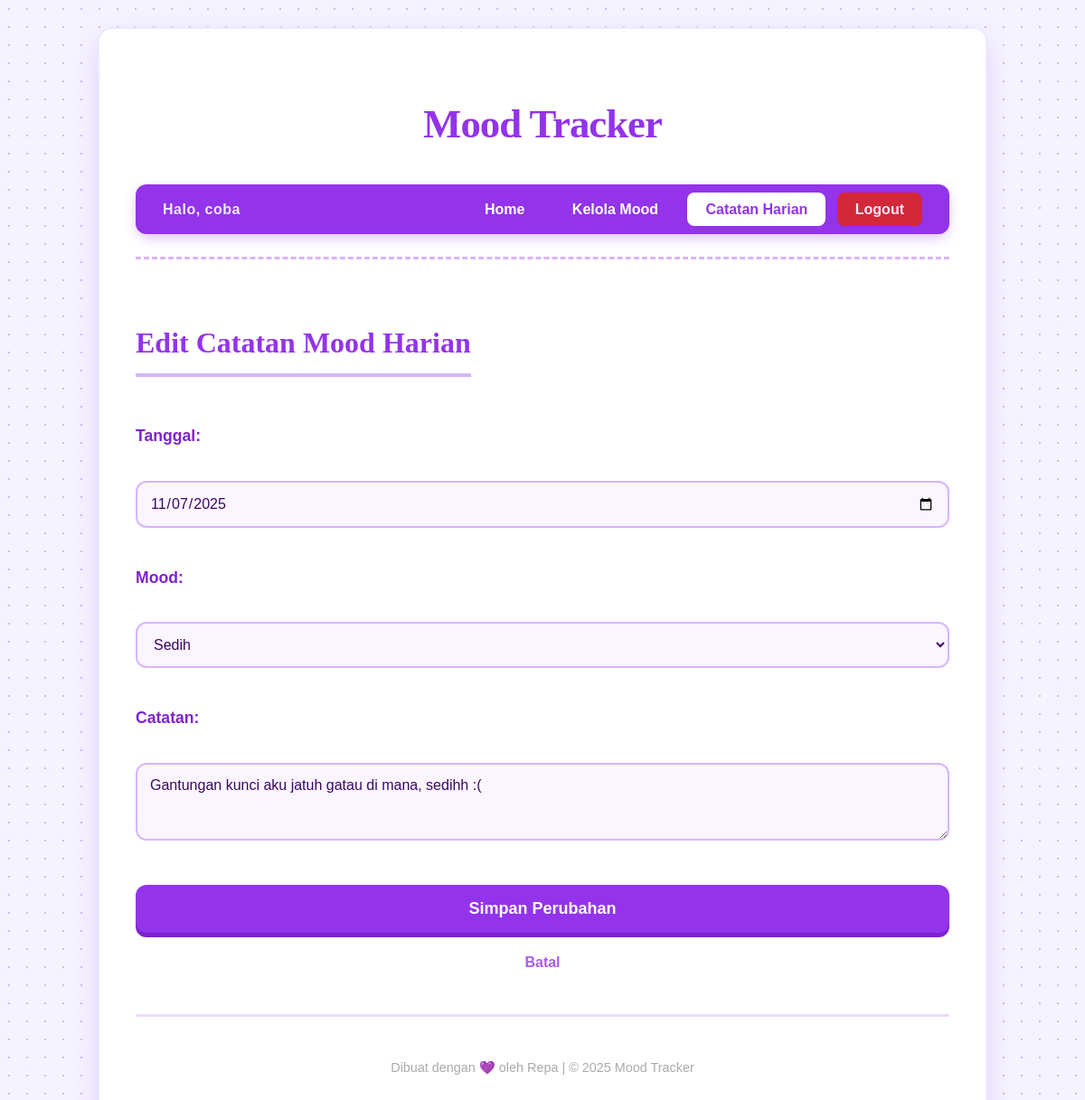
Page /index.php?page=entries&action=edit&id=4 (signed in) on the committed database.
### tables this page shows
CREATE TABLE mood_entries (
  entry_id INT AUTO_INCREMENT PRIMARY KEY,
  user_id INT NOT NULL,
  mood_id INT NOT NULL,
  entry_date DATE NOT NULL,
  note TEXT,
  created_at DATETIME DEFAULT CURRENT_TIMESTAMP,
  
   
  CONSTRAINT fk_entry_user FOREIGN KEY (user_id) REFERENCES users(user_id) ON DELETE CASCADE,
  CONSTRAINT fk_entry_mood FOREIGN KEY (mood_id) REFERENCES mood_types(mood_id) ON DELETE RESTRICT
);

CREATE TABLE mood_types (
  mood_id INT AUTO_INCREMENT PRIMARY KEY,
  mood_name VARCHAR(50) NOT NULL,
  mood_color VARCHAR(7),  
  created_at DATETIME DEFAULT CURRENT_TIMESTAMP
);

### class/MoodEntryController.php (called while the page is built, shortened)
<?php
require_once __DIR__ . '/MoodEntryModel.php';
require_once __DIR__ . '/MoodTypeModel.php';
class MoodEntryController {
    private $entryModel;
    private $moodTypeModel;
    public function __construct() {
        $this->entryModel = new MoodEntryModel();
        $this->moodTypeModel = new MoodTypeModel();
    }
    public function showEditForm() {
        $entry_id = $_GET['id'];
        $entry = $this->entryModel->getEntryById($entry_id);
        $moods = $this->moodTypeModel->getAllMoods();
        require __DIR__ . '/../view/edit_entry.php';
    }
}
?>

### class/MoodEntryModel.php (called while the page is built, shortened)
<?php
require_once __DIR__ . '/../config/Database.php';
class MoodEntryModel {
    private $conn;
    public function __construct() {
        $database = new Database();
        $this->conn = $database->connect();
    }
    public function getEntryById($entry_id) {
        $query = "SELECT * FROM mood_entries WHERE entry_id = ?";
        $stmt = $this->conn->prepare($query);
        $stmt->bind_param("i", $entry_id);
        $stmt->execute();
        return $stmt->get_result()->fetch_assoc();
    }
}
?>

### config/Database.php (called while the page is built, shortened)
<?php
class Database {
    private $host = "localhost";
    private $db_name = "mood_tracker";
    private $username = "root";
    private $password = "";
    public function connect() {
        $this->conn = new mysqli($this->host, $this->username, $this->password, $this->db_name);
        return $this->conn;
    }
}
?>

### class/MoodTypeModel.php (called while the page is built, shortened)
<?php
require_once __DIR__ . '/../config/Database.php';
class MoodTypeModel {
    private $conn;
    public function __construct() {
        $database = new Database();
        $this->conn = $database->connect();
    }
    public function getAllMoods() {
        $query = "SELECT * FROM mood_types ORDER BY created_at DESC";
        $stmt = $this->conn->prepare($query);
        $stmt->execute();
        $result = $stmt->get_result();
        $moods = [];
        while ($row = $result->fetch_assoc()) {
            $moods[] = $row;
        }
        return $moods;
    }
}
?>

### view/edit_entry.php (the view, shortened to what this page needs)
<?php include __DIR__ . '/header.php'; ?>
<h2>Edit Catatan Mood Harian</h2>
<form action="index.php?page=entries&action=update" method="POST">
    <p>
        <label>Tanggal:</label><br>
        <input type="date" name="entry_date" value="<?= htmlspecialchars($entry['entry_date']) ?>" required>
    </p>
    <p>
        <label>Mood:</label><br>
        <select name="mood_id" required>
            <?php foreach ($moods as $m): ?>
                <option value="<?= $m['mood_id'] ?>" <?= ($m['mood_id'] == $entry['mood_id']) ? 'selected' : '' ?>>
                    <?= htmlspecialchars($m['mood_name']) ?>
                </option>
            <?php endforeach; ?>
        </select>
    </p>
    <p>
        <label>Catatan:</label><br>
        <textarea name="note" rows="3" cols="50" placeholder="Tulis perasaan kamu hari ini..."><?= htmlspecialchars($entry['note']) ?></textarea>
    </p>
    <p>
        <button type="submit">Simpan Perubahan</button>
        <a href="index.php?page=entries">Batal</a>
    </p>
</form>
<?php include __DIR__ . '/footer.php'; ?>

### style.css (style rules this page uses)
:root { --bg-main: #f5f3ff; --primary-lightest: #ede9fe; --primary-light: #d8b4fe; --primary: #9333ea; --primary-dark: #7e22ce; --text-dark: #3b0764; --white: #ffffff; --danger: #dc2626; }
body { font-family: 'Poppins', sans-serif; background-color: var(--bg-main); color: var(--text-dark); margin: 0; padding: 30px; line-height: 1.6; background-image: radial-gradient(var(--primary-light) 1px, transparent 1px); background-size: 20px 20px; }
h1, h2, h3, .home-menu a { font-family: 'Playfair Display', serif; }
h2 { color: var(--primary); font-weight: 800; border-bottom: 4px solid var(--primary-light); display: inline-block; padding-bottom: 8px; margin-bottom: 35px; font-size: 2em; }
label { color: var(--primary-dark); font-weight: 700; display: block; margin-bottom: 10px; font-size: 1.1em; }
input, select, textarea { width: 100%; padding: 14px; margin-bottom: 25px; border: 2px solid var(--primary-light); border-radius: 12px; background-color: #faf5ff; color: var(--text-dark); font-size: 16px; font-family: 'Poppins', sans-serif; transition: 0.3s; box-sizing: border-box; }
button[type="submit"] { width: 100%; padding: 16px; background-color: var(--primary); color: white; border: none; border-radius: 12px; font-size: 18px; font-weight: 800; font-family: 'Poppins', sans-serif; cursor: pointer; transition: 0.2s; box-shadow: 0 5px 0px var(--primary-dark); }
form a { display: block; text-align: center; margin-top: 20px; color: var(--primary); font-weight: 600; text-decoration: none; opacity: 0.8; }

### rows in the picture
mood_entries: entry_date "11/07/2025", mood_id "Sedih", note "Gantungan kunci aku jatuh gatau di mana, sedihh :("

### other values in the picture
$_SESSION['username'] "coba"
